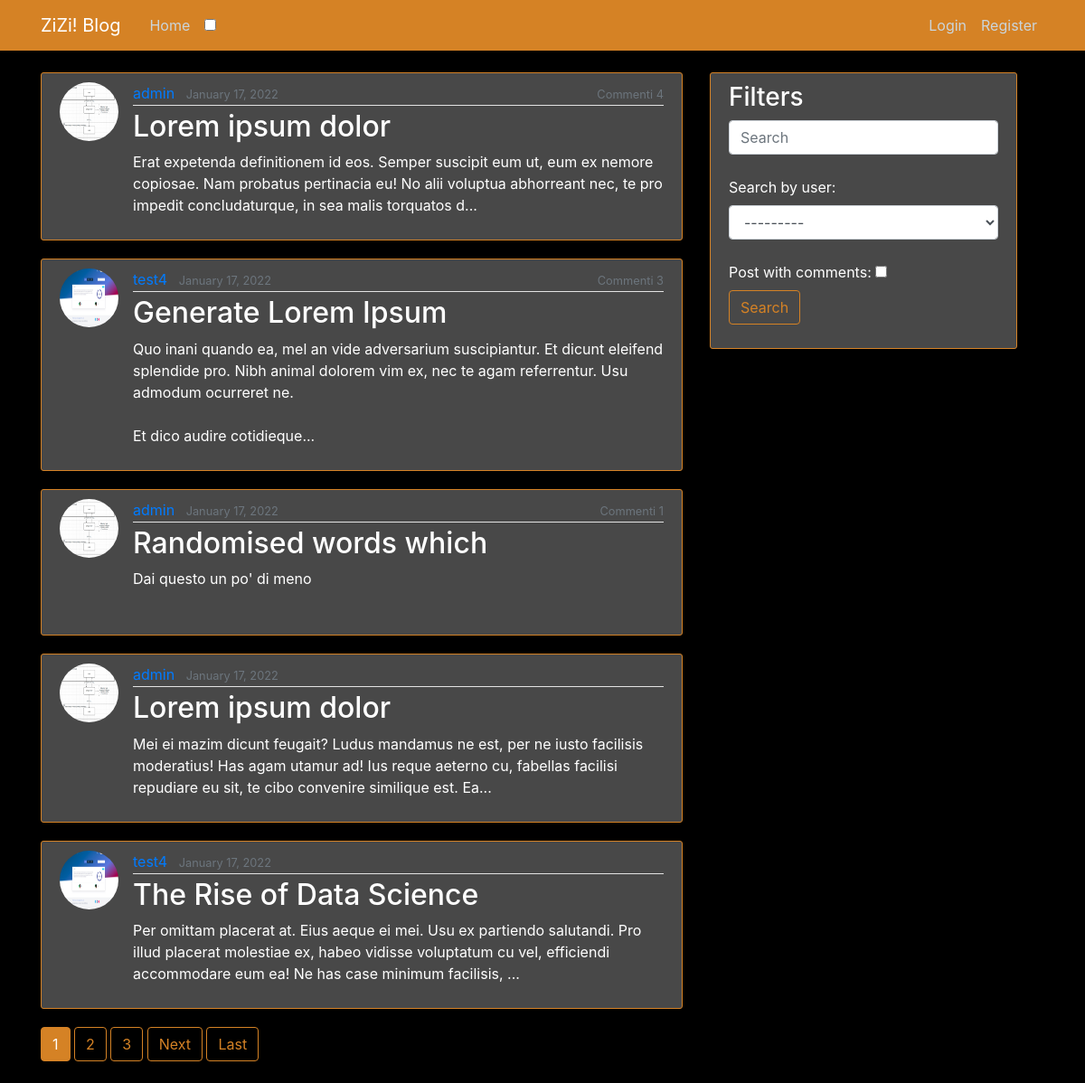
The page / on the database its author committed.
### blog/models.py (models this page shows, shortened)
class Post(models.Model):
	title = models.CharField(max_length = 100)
	content = models.TextField()
	date_posted = models.DateTimeField(default=timezone.now)
	author = models.ForeignKey(User, on_delete=models.CASCADE)

### users/models.py (models this page shows, shortened)
class Profile(models.Model):
	user = models.OneToOneField(User, on_delete=models.CASCADE)
	image = models.ImageField(default='default.jpg', upload_to='profile_pics')

### blog/views.py (the view)
# urls.py: path('', PostListView.as_view(), name = 'blog-home'),
class PostListView(ListView):
	model = Post
	template_name = "blog/home.html"
	context_object_name = 'posts'
	ordering = ['-date_posted']
	paginate_by = 5
	def get_queryset(self):
		filter_content = self.request.GET.get('content', '')
		filter_user = self.request.GET.get('search_by_user', None)
		only_with_comments = self.request.GET.get('post_with_comments', False)
		new_context = Post.objects.filter(Q(title__icontains=filter_content) | Q(content__icontains=filter_content)).order_by('-date_posted')
		if (filter_user):
			new_context = new_context.filter(author = filter_user)
		if (only_with_comments):
			new_context = new_context.annotate(comment_count=Count('comment')).filter(comment_count__gt=0)
		return new_context
	def get_context_data(self, **kwargs):
		context = super(PostListView, self).get_context_data(**kwargs)
		context['form'] = SearchPosts(self.request.GET)
		return context

### blog/forms.py
class SearchPosts(forms.Form):
	content = forms.CharField(strip=True, label='', widget=forms.TextInput(attrs={'placeholder': 'Search'}))
	search_by_user = forms.ModelChoiceField(queryset=User.objects.all())
	post_with_comments = forms.BooleanField()
	def __init__(self, *args, **kwargs):
		super(SearchPosts, self).__init__(*args, **kwargs)
		self.fields['content'].required = False
		self.fields['post_with_comments'].required = False
		self.fields['content'].widget.attrs.update({'class': 'form-control mb-4'})
		self.fields['search_by_user'].required = False
		self.fields['search_by_user'].widget.attrs.update({'class': 'form-control mb-4'})

### blog/templates/blog/home.html (shortened to what this page needs)
{% extends "blog/base.html" %}
{% block content %}
      <div class="col-md-8">
    {% for post in posts %}
        <article class="media content-section">
          <img class="rounded-circle article-img" src="{{ post.author.profile.image.url }}">
          <div class="media-body">
            <div class="article-metadata">
              <div class="row">
                <div class="col-md-6">
                  <a class="mr-2" href="{% url 'user-posts' post.author.username %}">{{ post.author }}</a>
                  <small class="text-muted">{{ post.date_posted|date:"F d, Y" }}</small>
                </div>
                <div class="col-md-6 text-right">
                  <small class="text-muted ml-3">{% if post.comment_set.count > 0 %}Commenti {{ post.comment_set.count }}{% endif %}</small>
                </div>
              </div>
            </div>
            <h2><a class="article-title" href="{% url 'post-detail' post.id %}">{{ post.title }}</a></h2>
            <p class="article-content">{% if post.content|length > 200 %}{{ post.content|slice:":200" }}...{% else %}{{ post.content }}
              {% endif %}
            </p>
          </div>
        </article>
    {% endfor %}
    {% if is_paginated %}
      {% for num in page_obj.paginator.page_range %}
        {% if page_obj.number == num %}
          <a class="btn btn-info mb-4" href="?page={{ num }}">{{ num }}</a>
        {% elif num > page_obj.number|add:'-3' and num < page_obj.number|add:'3' %}
          <a class="btn btn-outline-info mb-4" href="?page={{ num }}">{{ num }}</a>
        {% endif %}
      {% endfor %}
      {% if page_obj.has_next %}
        <a class="btn btn-outline-info mb-4" href="?page={{ page_obj.next_page_number }}">Next</a>
        <a class="btn btn-outline-info mb-4" href="?page={{ page_obj.paginator.num_pages }}">Last</a>
      {% endif %}
    {% endif %}
    </div>
        <div class="col-md-4">
          <div class="content-section">
            <h3>Filters</h3>
            <form method="GET" >
              {{ form }}
              <div class="form-group">
                <button class="btn btn-outline-info" type="submit">Search</button>
              </div>
            </form>
          </div>
        </div>
{% endblock content %}

### blog/static/blog/main.css (style rules this page uses)
body { background: #fafafa; color: #333333; margin-top: 5rem; }
h1, h2, h3, h4, h5, h6 { color: #444444; }
.content-section { background: #ffffff; padding: 10px 20px; border: 1px solid #dddddd; border-radius: 3px; margin-bottom: 20px; }
.article-title { color: #444444; }
.article-content { white-space: pre-line; }
.article-img { height: 65px; width: 65px; margin-right: 16px; }
.article-metadata { padding-bottom: 1px; margin-bottom: 4px; border-bottom: 1px solid #e3e3e3 }

### blog/static/blog/dark.css (style rules this page uses)
body { background: black; color: white; margin-top: 5rem; }
.content-section { background: #484848; }
.article-title, h3, h2, h1 { color: white; }
.btn-outline-info { color: #D58225; border-color: #D58225; }
.content-section { border: 1px solid #d58225; }
.btn-info { background-color: #d58225; border-color: #d58225; }

### rows shown on the page
Post: author.profile.image (picture), author "admin", date_posted "January 17, 2022", comment_set.count "4", title "Lorem ipsum dolor", content "Erat expetenda definitionem id eos. Semper suscipit eum ut, eum ex nemore copiosae. Nam probatus pertinacia eu! No alii voluptua abhorreant nec, te pro impedit concludaturque, in sea malis torquatos d"
Post: author.profile.image (picture), author "test4", date_posted "January 17, 2022", comment_set.count "3", title "Generate Lorem Ipsum", content "Quo inani quando ea, mel an vide adversarium suscipiantur. Et dicunt eleifend splendide pro. Nibh animal dolorem vim ex, nec te agam referrentur. Usu admodum ocurreret ne. Et dico audire cotidieque"
Post: author.profile.image (picture), author "admin", date_posted "January 17, 2022", comment_set.count "1", title "Randomised words which", content "Dai questo un po' di meno"
Post: author.profile.image (picture), author "admin", date_posted "January 17, 2022", title "Lorem ipsum dolor", content "Mei ei mazim dicunt feugait? Ludus mandamus ne est, per ne iusto facilisis moderatius! Has agam utamur ad! Ius reque aeterno cu, fabellas facilisi repudiare eu sit, te cibo convenire similique est. Ea"
Post: author.profile.image (picture), author "test4", date_posted "January 17, 2022", title "The Rise of Data Science", content "Per omittam placerat at. Eius aeque ei mei. Usu ex partiendo salutandi. Pro illud placerat molestiae ex, habeo vidisse voluptatum cu vel, efficiendi accommodare eum ea! Ne has case minimum facilisis,"

### other values the page prints
{{ num }} "1"
{{ num }} "2" "3"
